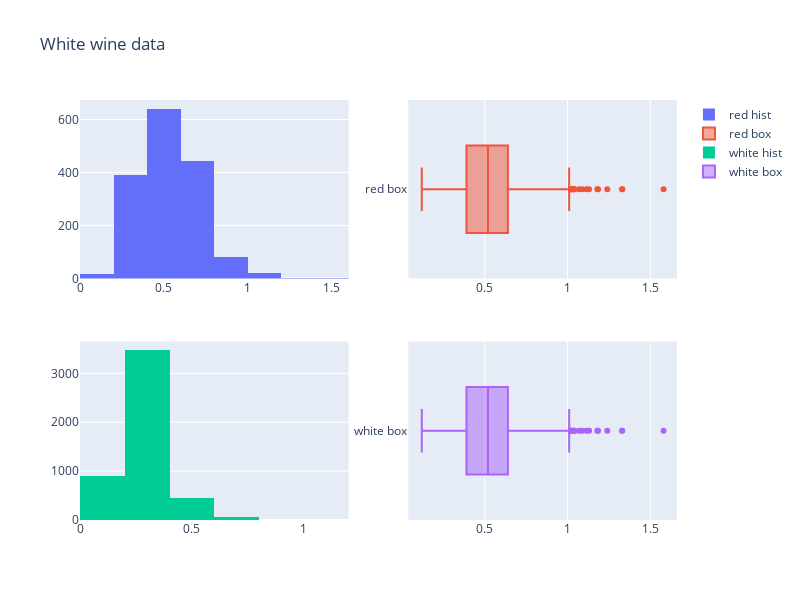

Notebook code for this chart:
### Markdown cell above
There is pretty good standard deviation, so plausible that we might be able to use this data pretty well for banding.

### Code cell
#Alcohol stuff
from plotly.subplots import make_subplots

fig = make_subplots(rows=2,cols=2)

#histogram for red
fig.append_trace(go.Histogram(
    x=red_wine_data["volatile acidity"],
    nbinsx=10,
    name="red hist"), row=1,col=1)

#boxplot for red
fig.append_trace(go.Box(
    x=red_wine_data["volatile acidity"],
    name="red box"
),row=1,col=2)

#histogram for white
fig.append_trace(go.Histogram(
    x=white_wine_data["volatile acidity"],
    nbinsx=10,
    name="white hist"), row=2,col=1)

#boxplot for white
fig.append_trace(go.Box(
    x=red_wine_data["volatile acidity"],
    name="white box"
),row=2,col=2)

fig.update_layout(height=600, width=800, title_text="White wine data")
fig.show()

### Figure 1 — Plotly figure (JSON) as saved in the notebook; plotly's stock layout.template omitted (floating-point values rounded to 4 significant figures; data arrays with more than 128 entries replaced by an {"elided": "..."} marker saying what was removed)
{"data": [{"name": "red hist", "nbinsx": 10, "type": "histogram", "x": {"elided": "1599 float values"}, "xaxis": "x", "yaxis": "y"}, {"name": "red box", "type": "box", "x": {"elided": "1599 float values"}, "xaxis": "x2", "yaxis": "y2"}, {"name": "white hist", "nbinsx": 10, "type": "histogram", "x": {"elided": "4898 float values"}, "xaxis": "x3", "yaxis": "y3"}, {"name": "white box", "type": "box", "x": {"elided": "1599 float values"}, "xaxis": "x4", "yaxis": "y4"}], "layout": {"height": 600, "title": {"text": "White wine data"}, "width": 800, "xaxis": {"anchor": "y", "domain": [0, 0.45]}, "xaxis2": {"anchor": "y2", "domain": [0.55, 1]}, "xaxis3": {"anchor": "y3", "domain": [0, 0.45]}, "xaxis4": {"anchor": "y4", "domain": [0.55, 1]}, "yaxis": {"anchor": "x", "domain": [0.575, 1]}, "yaxis2": {"anchor": "x2", "domain": [0.575, 1]}, "yaxis3": {"anchor": "x3", "domain": [0, 0.425]}, "yaxis4": {"anchor": "x4", "domain": [0, 0.425]}}}
